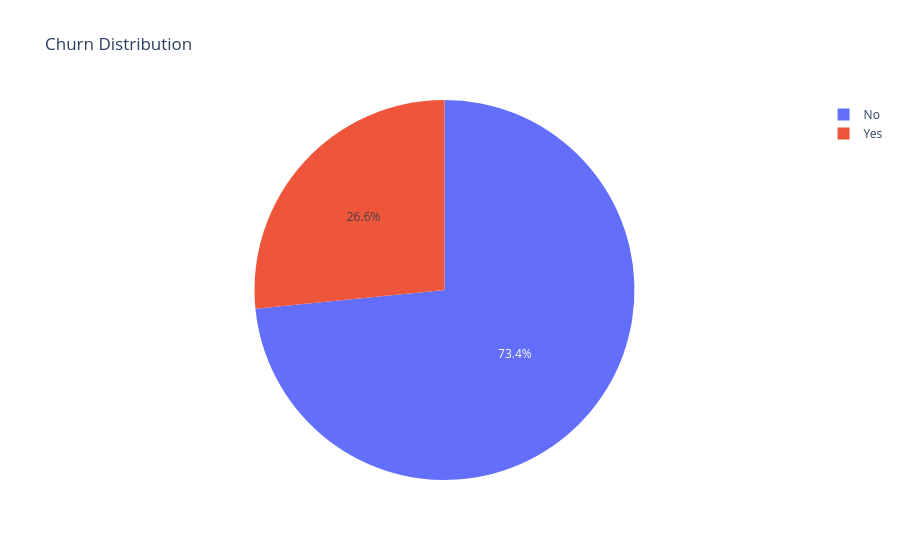

Source (notebook cell):
### Markdown cell above
## EDA (WITH BUSINESS INSIGHTS)

### Code cell
# Churn Distribution
fig = px.pie(df, names="Churn", title="Churn Distribution")
fig.show()

### Figure 1 — Plotly figure (JSON) as saved in the notebook; plotly's stock layout.template omitted (floating-point values rounded to 4 significant figures; data arrays with more than 128 entries replaced by an {"elided": "..."} marker saying what was removed)
{"data": [{"domain": {"x": [0, 1], "y": [0, 1]}, "hovertemplate": "Churn=%{label}<extra></extra>", "labels": {"elided": "7032 str values"}, "legendgroup": "", "name": "", "showlegend": true, "type": "pie"}], "layout": {"legend": {"tracegroupgap": 0}, "title": {"text": "Churn Distribution"}}}
